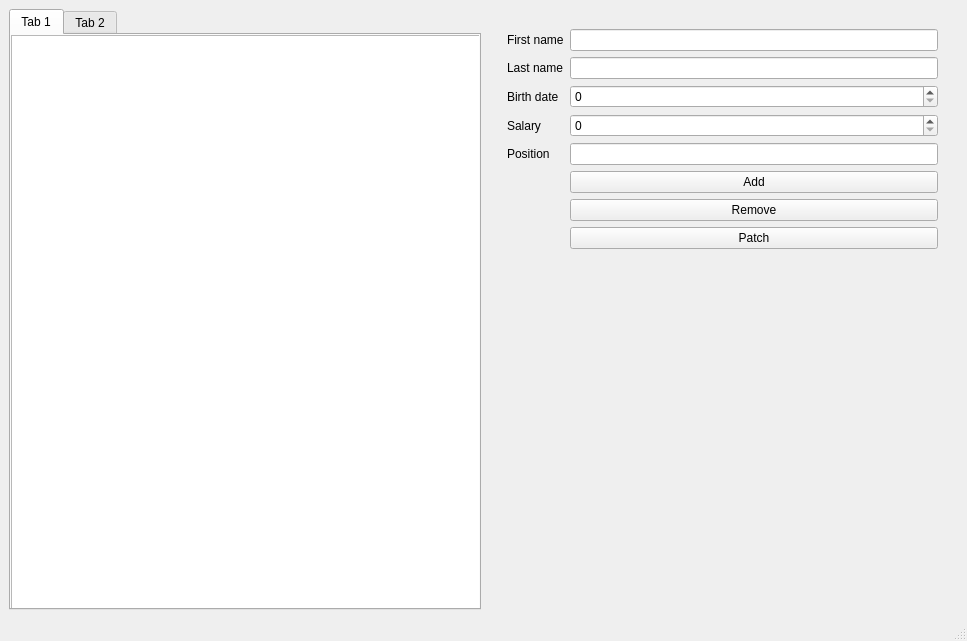
<?xml version="1.0" encoding="UTF-8"?>
<ui version="4.0">
 <class>MainWindow</class>
 <widget class="QMainWindow" name="MainWindow">
  <property name="geometry">
   <rect>
    <x>0</x>
    <y>0</y>
    <width>967</width>
    <height>641</height>
   </rect>
  </property>
  <property name="windowTitle">
   <string>MainWindow</string>
  </property>
  <widget class="QWidget" name="centralwidget">
   <layout class="QHBoxLayout" name="horizontalLayout">
    <item>
     <widget class="QTabWidget" name="tabWidget">
      <property name="currentIndex">
       <number>0</number>
      </property>
      <widget class="QWidget" name="tab">
       <attribute name="title">
        <string>Tab 1</string>
       </attribute>
       <widget class="QTableView" name="tableView">
        <property name="geometry">
         <rect>
          <x>0</x>
          <y>0</y>
          <width>471</width>
          <height>580</height>
         </rect>
        </property>
       </widget>
      </widget>
      <widget class="QWidget" name="tab_2">
       <attribute name="title">
        <string>Tab 2</string>
       </attribute>
      </widget>
     </widget>
    </item>
    <item>
     <layout class="QFormLayout" name="formLayout">
      <property name="leftMargin">
       <number>20</number>
      </property>
      <property name="topMargin">
       <number>20</number>
      </property>
      <property name="rightMargin">
       <number>20</number>
      </property>
      <property name="bottomMargin">
       <number>150</number>
      </property>
      <item row="0" column="0">
       <widget class="QLabel" name="label">
        <property name="text">
         <string>First name</string>
        </property>
       </widget>
      </item>
      <item row="1" column="0">
       <widget class="QLabel" name="label_2">
        <property name="text">
         <string>Last name</string>
        </property>
       </widget>
      </item>
      <item row="2" column="0">
       <widget class="QLabel" name="label_3">
        <property name="text">
         <string>Birth date</string>
        </property>
       </widget>
      </item>
      <item row="2" column="1">
       <widget class="QSpinBox" name="birthday"/>
      </item>
      <item row="3" column="0">
       <widget class="QLabel" name="label_4">
        <property name="text">
         <string>Salary</string>
        </property>
       </widget>
      </item>
      <item row="3" column="1">
       <widget class="QSpinBox" name="salary"/>
      </item>
      <item row="4" column="0">
       <widget class="QLabel" name="label_5">
        <property name="text">
         <string>Position</string>
        </property>
       </widget>
      </item>
      <item row="5" column="1">
       <widget class="QPushButton" name="add_btn">
        <property name="text">
         <string>Add</string>
        </property>
       </widget>
      </item>
      <item row="6" column="1">
       <widget class="QPushButton" name="remove_btn">
        <property name="text">
         <string>Remove</string>
        </property>
       </widget>
      </item>
      <item row="7" column="1">
       <widget class="QPushButton" name="patch_btn">
        <property name="text">
         <string>Patch</string>
        </property>
       </widget>
      </item>
      <item row="0" column="1">
       <widget class="QLineEdit" name="firstname"/>
      </item>
      <item row="1" column="1">
       <widget class="QLineEdit" name="lastname"/>
      </item>
      <item row="4" column="1">
       <widget class="QLineEdit" name="position"/>
      </item>
     </layout>
    </item>
   </layout>
  </widget>
  <widget class="QMenuBar" name="menubar">
   <property name="geometry">
    <rect>
     <x>0</x>
     <y>0</y>
     <width>967</width>
     <height>21</height>
    </rect>
   </property>
  </widget>
  <widget class="QStatusBar" name="statusbar"/>
 </widget>
 <resources/>
 <connections/>
</ui>
